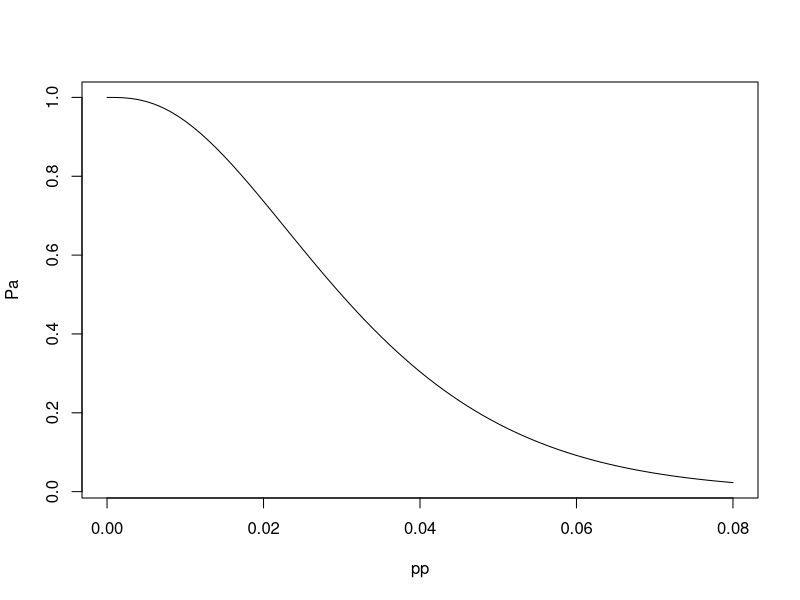

R code for this plot:
#
# Figure 15.2 on Page 656 

n=89; c=2
pp = seq(0, 0.08, length=81)

Pa = pbinom(c, size=n, prob=pp)

plot(pp, Pa, type="l")


